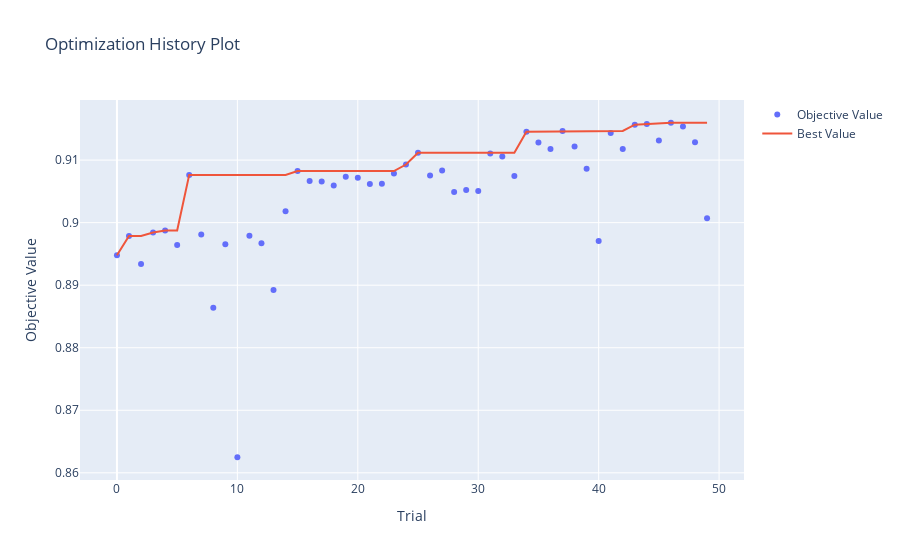

Notebook code for this chart:
### Code cell
optuna.visualization.plot_optimization_history(study1)
